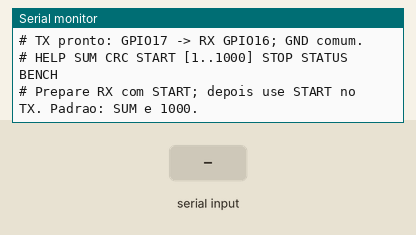
The sketch below on a simulated ESP32. Shown: the last lines printed to the serial monitor. The inputs (shaded band) are chosen by the test bench. The modem accepts every AT command (registered, SIM ready, sends succeed) and sends nothing else.

Above: at 1.2 s.
1.3 s: "STATUS\n" received over Serial
At 2.3 s:
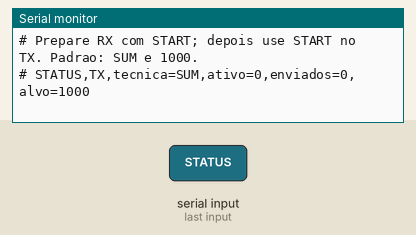
2.8 s: "CRC\n" received over Serial
At 3.5 s:
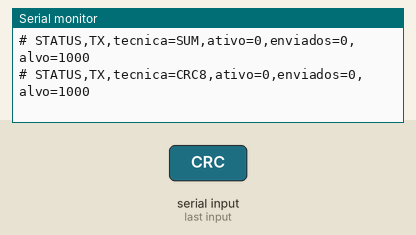
4.3 s: "START\n" received over Serial
At 4.41 s:
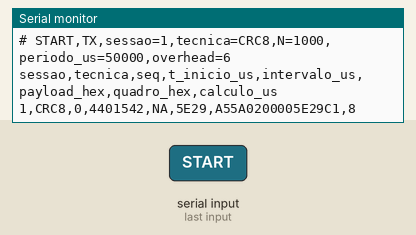
5.8 s: "SUM\n" received over Serial
At 5.87 s:
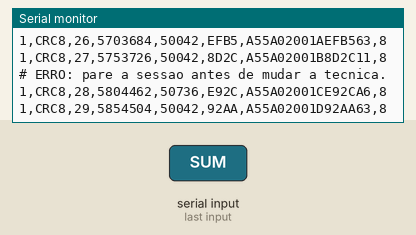
7.3 s: "START \n" received over Serial
8.8 s: "STOP\n" received over Serial
At 9.2 s:
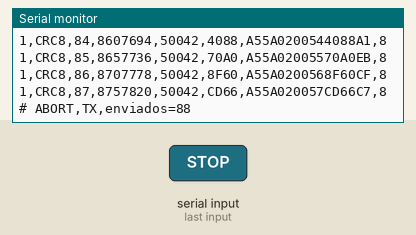

The sketch:

tx.ino
```cpp
/*
 * TX - Telemetria ESP32, protocolo 1.2, etapa SEM injetor de ruido.
 * Alvo: ESP32-WROOM-32 / ESP32 Dev Module / Arduino-ESP32 3.3.12.
 * UART2: RX=16, TX=17, 115200, 8N1. USB: Monitor Serial a 115200.
 * Comandos com final de linha: HELP, SUM, CRC, START [1..1000], STOP,
 * STATUS, BENCH. START sozinho transmite os 1000 quadros oficiais.
 * Configure a MESMA tecnica no TX e no RX antes de iniciar.
 */
#include <Arduino.h>
#include <esp_timer.h>
#include <ctype.h>
#include <string.h>
#include <stdlib.h>

class TxProtocol {
 public:
  enum Technique : uint8_t { SUM, CRC };
  static constexpr uint32_t BAUD = 115200;
  static constexpr uint32_t PERIOD_US = 50000;
  static constexpr uint32_t GUARD_US = 2000;
  static constexpr uint16_t MAX_FRAMES = 1000;

  // Volatile impede que o compilador elimine os calculos do BENCH.
  static uint8_t check(const volatile uint8_t *data, size_t n, Technique kind) {
    uint8_t result = 0;
    for (size_t i = 0; i < n; ++i) {
      if (kind == SUM) result = uint8_t(result + data[i]);
      else {
        result ^= data[i];
        for (uint8_t bit = 0; bit < 8; ++bit)
          result = uint8_t((result & 0x80) ? (result << 1) ^ 0x07 : result << 1);
      }
    }
    return result;
  }
  static uint8_t makeCheck(const uint8_t *data, Technique kind) {
    const uint8_t result = check(data, 5, kind);
    return kind == SUM ? uint8_t(0u - result) : result;
  }
  static const char *name(Technique kind) { return kind == SUM ? "SUM" : "CRC8"; }
  static uint64_t now() { return uint64_t(esp_timer_get_time()); }
};

class Transmitter {
 public:
  TxProtocol::Technique technique = TxProtocol::SUM;
  bool running = false;
  bool waitingReference = false;
  bool stopRequested = false;
  uint16_t target = 1000, sent = 0;
  uint32_t session = 0;
  uint32_t randomState = 0xC0FFEE01u;
  uint64_t nextFrameAt = 0, referenceAt = 0, frameAt = 0, previousFrameAt = 0;
  uint32_t calculationUs = 0;
  uint8_t frame[8] = {}, reference[7] = {};
  char command[64] = {};
  size_t commandLength = 0;
  bool commandOverflow = false;
  volatile uint8_t benchSink = 0;

  void begin() {
    Serial.begin(TxProtocol::BAUD);
    Serial2.begin(TxProtocol::BAUD, SERIAL_8N1, 16, 17);
    Serial.println("# TX pronto: GPIO17 -> RX GPIO16; GND comum.");
    help();
  }
  void help() {
    Serial.println("# HELP SUM CRC START [1..1000] STOP STATUS BENCH");
    Serial.println("# Prepare RX com START; depois use START no TX. Padrao: SUM e 1000.");
  }
  void status() {
    Serial.printf("# STATUS,TX,tecnica=%s,ativo=%u,enviados=%u,alvo=%u\n",
                  TxProtocol::name(technique), unsigned(running), unsigned(sent), unsigned(target));
  }
  uint8_t nextPayloadByte() {
    randomState ^= randomState << 13;
    randomState ^= randomState >> 17;
    randomState ^= randomState << 5;
    return uint8_t(randomState);
  }
  void start(uint16_t count) {
    if (running) { Serial.println("# ERRO: sessao em andamento."); return; }
    if (count == 0 || count > TxProtocol::MAX_FRAMES) {
      Serial.println("# ERRO: quantidade deve estar entre 1 e 1000."); return;
    }
    target = count; sent = 0; ++session;
    randomState = 0xC0FFEE01u; previousFrameAt = 0;
    waitingReference = false; stopRequested = false; running = true;
    nextFrameAt = TxProtocol::now() + 100000; // Tempo para drenar o cabecalho USB.
    Serial.printf("# START,TX,sessao=%lu,tecnica=%s,N=%u,periodo_us=50000,overhead=6\n",
                  (unsigned long)session, TxProtocol::name(technique), unsigned(target));
    Serial.println("sessao,tecnica,seq,t_inicio_us,intervalo_us,payload_hex,quadro_hex,calculo_us");
  }
  void transmitFrame() {
    frame[0] = 0xA5; frame[1] = 0x5A; frame[2] = 2;
    frame[3] = uint8_t(sent >> 8); frame[4] = uint8_t(sent);
    frame[5] = nextPayloadByte(); frame[6] = nextPayloadByte();
    const uint64_t t = TxProtocol::now();
    frame[7] = TxProtocol::makeCheck(frame + 2, technique);
    calculationUs = uint32_t(TxProtocol::now() - t);
    reference[0] = 0xD3; reference[1] = 0x91;
    reference[2] = frame[3]; reference[3] = frame[4]; reference[4] = 2;
    reference[5] = frame[5]; reference[6] = frame[6];
    frameAt = TxProtocol::now();
    if (Serial2.write(frame, sizeof(frame)) != sizeof(frame)) {
      Serial.println("# ERRO: quadro nao foi enfileirado integralmente.");
      running = false; return;
    }
    Serial2.flush(true); // Aguarda o fim fisico; nao limpa RX.
    referenceAt = TxProtocol::now() + TxProtocol::GUARD_US;
    nextFrameAt = frameAt + TxProtocol::PERIOD_US;
    waitingReference = true;
  }
  void transmitReference() {
    if (Serial2.write(reference, sizeof(reference)) != sizeof(reference)) {
      Serial.println("# ERRO: referencia nao foi enfileirada integralmente.");
      running = false; waitingReference = false; return;
    }
    Serial2.flush(true);
    char frameHex[17], interval[24];
    for (uint8_t i = 0; i < 8; ++i) snprintf(frameHex + 2*i, 3, "%02X", unsigned(frame[i]));
    if (sent == 0) strcpy(interval, "NA");
    else snprintf(interval, sizeof(interval), "%llu", (unsigned long long)(frameAt - previousFrameAt));
    Serial.printf("%lu,%s,%u,%llu,%s,%02X%02X,%s,%lu\n", (unsigned long)session,
                  TxProtocol::name(technique), unsigned(sent), (unsigned long long)frameAt,
                  interval, unsigned(frame[5]), unsigned(frame[6]), frameHex,
                  (unsigned long)calculationUs);
    previousFrameAt = frameAt; ++sent; waitingReference = false;
    if (sent == target || stopRequested) {
      running = false;
      Serial.printf("# %s,TX,sessao=%lu,enviados=%u\n", sent == target ? "DONE" : "ABORT",
                    (unsigned long)session, unsigned(sent));
    }
  }
  void bench() {
    if (running) { Serial.println("# ERRO: BENCH somente fora da sessao."); return; }
    volatile uint8_t bytes[6] = {2, 0, 1, 0, 200, 53};
    constexpr uint32_t repetitions = 10000;
    const uint64_t t = TxProtocol::now();
    for (uint32_t i = 0; i < repetitions; ++i)
      benchSink = uint8_t(benchSink ^ TxProtocol::check(bytes, 5, technique));
    const uint64_t elapsed = TxProtocol::now() - t;
    Serial.printf("# BENCH,TX,%s,repeticoes=%lu,tempo_total_us=%llu,us_por_calculo=%.4f\n",
                  TxProtocol::name(technique), (unsigned long)repetitions,
                  (unsigned long long)elapsed, double(elapsed)/repetitions);
  }
  void execute(char *line) {
    while (*line == ' ' || *line == '\t') ++line;
    for (char *p = line; *p; ++p) *p = char(toupper((unsigned char)*p));
    size_t length = strlen(line);
    while (length && isspace((unsigned char)line[length-1])) line[--length] = 0;
    if (!strcmp(line, "HELP")) help();
    else if (!strcmp(line, "STATUS")) status();
    else if (!strcmp(line, "SUM") || !strcmp(line, "CRC")) {
      if (running) Serial.println("# ERRO: pare a sessao antes de mudar a tecnica.");
      else { technique = !strcmp(line, "SUM") ? TxProtocol::SUM : TxProtocol::CRC; status(); }
    } else if (!strcmp(line, "START")) start(1000);
    else if (!strncmp(line, "START ", 6)) {
      char *end = nullptr; unsigned long n = strtoul(line + 6, &end, 10);
      if (end == line + 6 || *end || n < 1 || n > 1000) Serial.println("# ERRO: use START [1..1000].");
      else start(uint16_t(n));
    } else if (!strcmp(line, "STOP")) {
      if (running && waitingReference) stopRequested = true; // Completa a referencia do envio atual.
      else { running = false; Serial.printf("# ABORT,TX,enviados=%u\n", unsigned(sent)); }
    } else if (!strcmp(line, "BENCH")) bench();
    else if (*line) Serial.println("# ERRO: comando desconhecido; use HELP.");
  }
  void readCommands() {
    while (Serial.available()) {
      int value = Serial.read(); if (value < 0) break;
      char c = char(value);
      if (c == '\r' || c == '\n') {
        if (commandOverflow) Serial.println("# ERRO: comando longo demais.");
        else if (commandLength) { command[commandLength] = 0; execute(command); }
        commandLength = 0; commandOverflow = false;
      } else if (commandLength + 1 < sizeof(command)) command[commandLength++] = c;
      else commandOverflow = true;
    }
  }
  void tick() {
    readCommands();
    if (!running) return;
    const uint64_t t = TxProtocol::now();
    if (waitingReference) { if (t >= referenceAt) transmitReference(); }
    else if (t >= nextFrameAt) transmitFrame();
  }
};

Transmitter transmitter;
void setup() { transmitter.begin(); }
void loop() { transmitter.tick(); delay(1); }
```

Measured:
- after the input at 1.3 s, the serial monitor: prints a new line at once (image 1)
- after the input at 2.8 s, the serial monitor: prints a new line at once (image 2)
- after the input at 4.3 s, the serial monitor: prints a new line at once (image 3)
- after the input at 5.8 s, the serial monitor: prints a new line at once (image 4)
